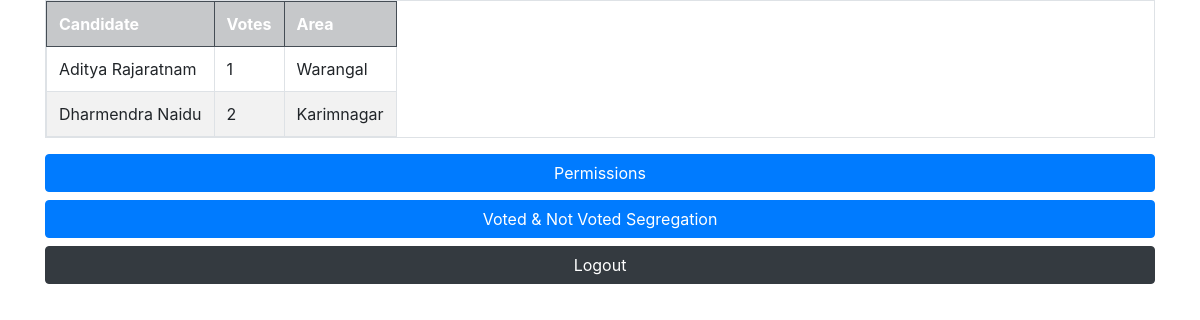
The page /analytics/ on the database as committed earlier.
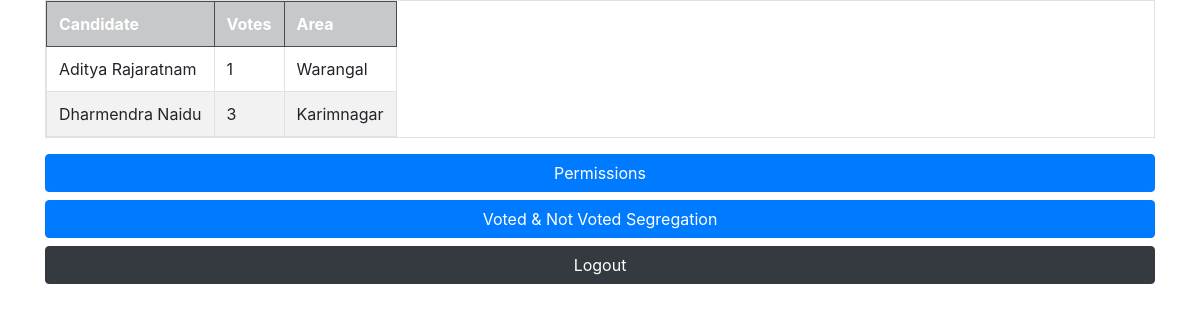
The same page on the database as committed later.
### voter/models.py (models this page shows, shortened)
class Candidate(models.Model):
    candidate_name = models.CharField(max_length=50)
    votes          = models.IntegerField()
    area           = models.ForeignKey(Area, on_delete=models.PROTECT)

class Area(models.Model):
    area = models.CharField(max_length=20)
    area_id = models.IntegerField()
    def __str__(self) -> str:
        return self.area

### voter/views.py (the view)
# urls.py: path('analytics/', views.admin_analytics, name="admin-analytics"),
def admin_analytics(request):
    candidates = Candidate.objects.all()
    context = {
        'candidates': candidates
    }
    return render(request, 'admin-analytics.html', context)

### templates/admin-analytics.html
{% include 'base.html' %}
<center class="container">
    <table class="table table-striped table-hover table-bordered table-responsive">
        <tr class="table-dark">
          <th>Candidate</th>
          <th>Votes</th>
          <th>Area</th>
        </tr>
        {% for candidate in candidates %}
            <tr>
                <td>{{candidate.candidate_name}}</td>
                <td>{{candidate.votes}}</td>
                <td>{{candidate.area}}</td>
            </tr>
        {% endfor %}
    </table>
</center>
<div class="container">
    <a href="{% url 'admin-permissions' %}" class="btn btn-primary btn-block">Permissions</a>
    <a href="{% url 'admin-segregation' %}" class="btn btn-primary btn-block">Voted & Not Voted Segregation</a>
    <a href="{% url 'logoutt' %}" class="btn btn-block btn-dark">Logout</a>
</div>

Rows that differ between the two databases and show on the page:
changed Candidate "Dharmendra Naidu": votes "2" → "3"
